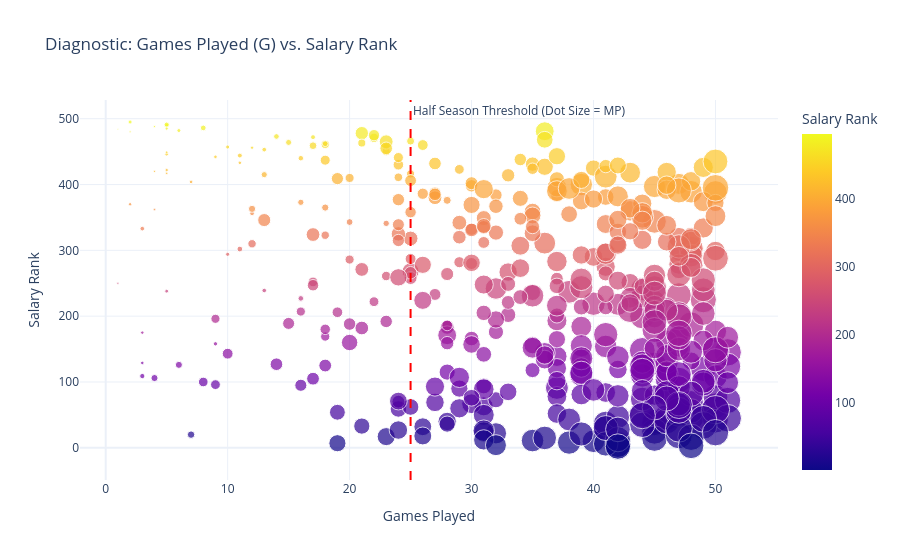

Notebook code for this chart:
### Code cell
fig_avail = px.scatter(
    ss, x='G', y='salary_rank', 
    hover_name='player_name',
    size='MP', # Size dots by Minutes Played
    color='salary_rank',
    title='Diagnostic: Games Played (G) vs. Salary Rank',
    labels={'G': 'Games Played', 'salary_rank': 'Salary Rank'},
    template='plotly_white'
)

# Add a vertical line at 41 games (half-season) to show the threshold
fig_avail.add_vline(x=25, line_dash="dash", line_color="red", 
                   annotation_text="Half Season Threshold (Dot Size = MP)")

fig_avail.show()

### Figure 1 — Plotly figure (JSON) as saved in the notebook; plotly's stock layout.template omitted (floating-point values rounded to 4 significant figures; data arrays with more than 128 entries replaced by an {"elided": "..."} marker saying what was removed)
{"data": [{"hovertemplate": "<b>%{hovertext}</b><br><br>Games Played=%{x}<br>Salary Rank=%{marker.color}<br>MP=%{marker.size}<extra></extra>", "hovertext": {"elided": "439 str values"}, "legendgroup": "", "marker": {"color": {"elided": "439 int values"}, "coloraxis": "coloraxis", "size": {"elided": "439 int values"}, "sizemode": "area", "sizeref": 4.622, "symbol": "circle"}, "mode": "markers", "name": "", "orientation": "v", "showlegend": false, "type": "scatter", "x": {"elided": "439 int values"}, "xaxis": "x", "y": {"elided": "439 int values"}, "yaxis": "y"}], "layout": {"annotations": [{"showarrow": false, "text": "Half Season Threshold (Dot Size = MP)", "x": 25, "xanchor": "left", "xref": "x", "y": 1, "yanchor": "top", "yref": "y domain"}], "coloraxis": {"colorbar": {"title": {"text": "Salary Rank"}}, "colorscale": [[0, "#0d0887"], [0.1111, "#46039f"], [0.2222, "#7201a8"], [0.3333, "#9c179e"], [0.4444, "#bd3786"], [0.5556, "#d8576b"], [0.6667, "#ed7953"], [0.7778, "#fb9f3a"], [0.8889, "#fdca26"], [1, "#f0f921"]]}, "legend": {"itemsizing": "constant", "tracegroupgap": 0}, "shapes": [{"line": {"color": "red", "dash": "dash"}, "type": "line", "x0": 25, "x1": 25, "xref": "x", "y0": 0, "y1": 1, "yref": "y domain"}], "title": {"text": "Diagnostic: Games Played (G) vs. Salary Rank"}, "xaxis": {"anchor": "y", "domain": [0, 1], "title": {"text": "Games Played"}}, "yaxis": {"anchor": "x", "domain": [0, 1], "title": {"text": "Salary Rank"}}}}
